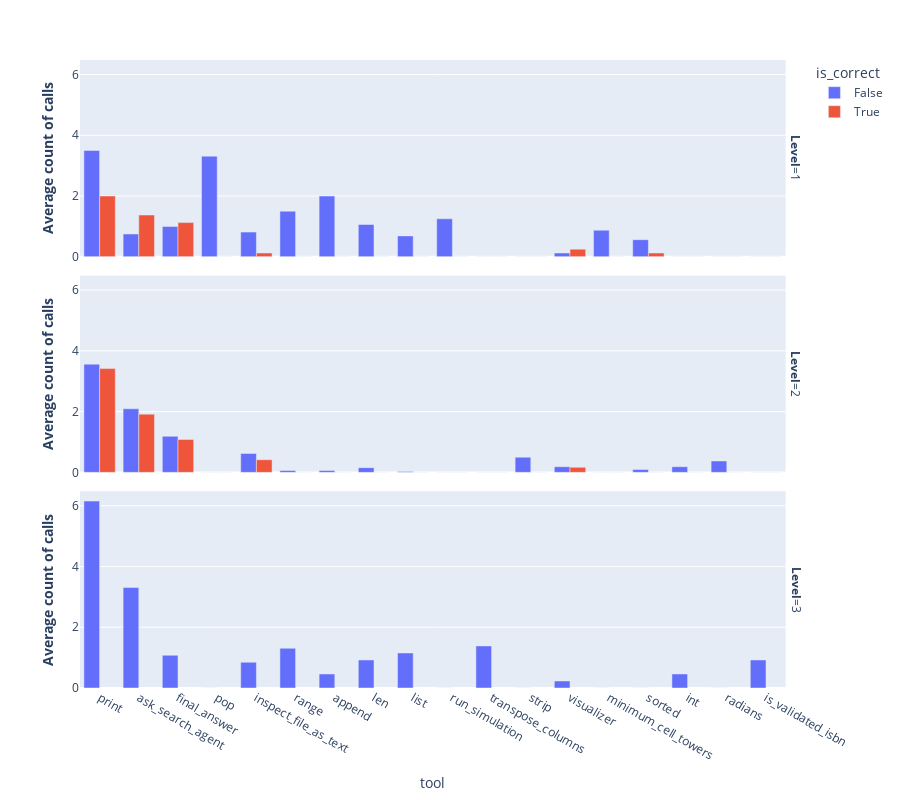

Notebook source saved alongside this figure:
### Code cell
import plotly.express as px

fig = px.bar(
    result_with_calls,
    x="tool",
    y="average_count",
    color="is_correct",
    facet_row="task",
    labels={
        "agent_name": "<b>Agent variant</b>",
        "task": "<b>Level</b>",
        "aggregate_score": "<b>Performance</b>",
        "eval_score_GPT4": "<b>Score</b>",
        "agent_type": "<b>Agent type</b>",
        "average_count": "<b>Average count of calls</b>",
    },
)
fig.update_layout(
    barmode="group",
    height=800,
    title="<b>" + "</b>",
)

### Figure 1 — Plotly figure (JSON) as saved in the notebook; plotly's stock layout.template omitted (floating-point values rounded to 4 significant figures)
{"data": [{"alignmentgroup": "True", "hovertemplate": "is_correct=False<br><b>Level</b>=1<br>tool=%{x}<br><b>Average count of calls</b>=%{y}<extra></extra>", "legendgroup": "False", "marker": {"color": "#636efa", "pattern": {"shape": ""}}, "name": "False", "offsetgroup": "False", "orientation": "v", "showlegend": true, "textposition": "auto", "type": "bar", "x": ["print", "ask_search_agent", "final_answer", "pop", "inspect_file_as_text", "range", "append", "len", "list", "run_simulation", "transpose_columns", "strip", "visualizer", "minimum_cell_towers", "sorted", "int", "radians", "is_validated_isbn"], "xaxis": "x3", "y": [3.5, 0.75, 1, 3.312, 0.8125, 1.5, 2, 1.062, 0.6875, 1.25, 0, 0, 0.125, 0.875, 0.5625, 0, 0, 0], "yaxis": "y3"}, {"alignmentgroup": "True", "hovertemplate": "is_correct=False<br><b>Level</b>=2<br>tool=%{x}<br><b>Average count of calls</b>=%{y}<extra></extra>", "legendgroup": "False", "marker": {"color": "#636efa", "pattern": {"shape": ""}}, "name": "False", "offsetgroup": "False", "orientation": "v", "showlegend": false, "textposition": "auto", "type": "bar", "x": ["print", "ask_search_agent", "final_answer", "pop", "inspect_file_as_text", "range", "append", "len", "list", "run_simulation", "transpose_columns", "strip", "visualizer", "minimum_cell_towers", "sorted", "int", "radians", "is_validated_isbn"], "xaxis": "x2", "y": [3.562, 2.094, 1.188, 0, 0.625, 0.0625, 0.0625, 0.1562, 0.03125, 0, 0, 0.5, 0.1875, 0, 0.09375, 0.1875, 0.375, 0], "yaxis": "y2"}, {"alignmentgroup": "True", "hovertemplate": "is_correct=False<br><b>Level</b>=3<br>tool=%{x}<br><b>Average count of calls</b>=%{y}<extra></extra>", "legendgroup": "False", "marker": {"color": "#636efa", "pattern": {"shape": ""}}, "name": "False", "offsetgroup": "False", "orientation": "v", "showlegend": false, "textposition": "auto", "type": "bar", "x": ["print", "ask_search_agent", "final_answer", "pop", "inspect_file_as_text", "range", "append", "len", "list", "run_simulation", "transpose_columns", "strip", "visualizer", "minimum_cell_towers", "sorted", "int", "radians", "is_validated_isbn"], "xaxis": "x", "y": [6.154, 3.308, 1.077, 0, 0.8462, 1.308, 0.4615, 0.9231, 1.154, 0, 1.385, 0, 0.2308, 0, 0, 0.4615, 0, 0.9231], "yaxis": "y"}, {"alignmentgroup": "True", "hovertemplate": "is_correct=True<br><b>Level</b>=1<br>tool=%{x}<br><b>Average count of calls</b>=%{y}<extra></extra>", "legendgroup": "True", "marker": {"color": "#EF553B", "pattern": {"shape": ""}}, "name": "True", "offsetgroup": "True", "orientation": "v", "showlegend": true, "textposition": "auto", "type": "bar", "x": ["print", "ask_search_agent", "final_answer", "pop", "inspect_file_as_text", "range", "append", "len", "list", "run_simulation", "transpose_columns", "strip", "visualizer", "minimum_cell_towers", "sorted", "int", "radians", "is_validated_isbn"], "xaxis": "x3", "y": [2, 1.375, 1.125, 0, 0.125, 0, 0, 0, 0, 0, 0, 0, 0.25, 0, 0.125, 0, 0, 0], "yaxis": "y3"}, {"alignmentgroup": "True", "hovertemplate": "is_correct=True<br><b>Level</b>=2<br>tool=%{x}<br><b>Average count of calls</b>=%{y}<extra></extra>", "legendgroup": "True", "marker": {"color": "#EF553B", "pattern": {"shape": ""}}, "name": "True", "offsetgroup": "True", "orientation": "v", "showlegend": false, "textposition": "auto", "type": "bar", "x": ["print", "ask_search_agent", "final_answer", "pop", "inspect_file_as_text", "range", "append", "len", "list", "run_simulation", "transpose_columns", "strip", "visualizer", "minimum_cell_towers", "sorted", "int", "radians", "is_validated_isbn"], "xaxis": "x2", "y": [3.417, 1.917, 1.083, 0, 0.4167, 0, 0, 0, 0, 0, 0, 0, 0.1667, 0, 0, 0, 0, 0], "yaxis": "y2"}], "layout": {"annotations": [{"font": {}, "showarrow": false, "text": "<b>Level</b>=3", "textangle": 90, "x": 0.98, "xanchor": "left", "xref": "paper", "y": 0.1567, "yanchor": "middle", "yref": "paper"}, {"font": {}, "showarrow": false, "text": "<b>Level</b>=2", "textangle": 90, "x": 0.98, "xanchor": "left", "xref": "paper", "y": 0.5, "yanchor": "middle", "yref": "paper"}, {"font": {}, "showarrow": false, "text": "<b>Level</b>=1", "textangle": 90, "x": 0.98, "xanchor": "left", "xref": "paper", "y": 0.8433, "yanchor": "middle", "yref": "paper"}], "barmode": "group", "height": 800, "legend": {"title": {"text": "is_correct"}, "tracegroupgap": 0}, "margin": {"t": 60}, "title": {"text": "<b></b>"}, "xaxis": {"anchor": "y", "domain": [0, 0.98], "title": {"text": "tool"}}, "xaxis2": {"anchor": "y2", "domain": [0, 0.98], "matches": "x", "showticklabels": false}, "xaxis3": {"anchor": "y3", "domain": [0, 0.98], "matches": "x", "showticklabels": false}, "yaxis": {"anchor": "x", "domain": [0, 0.3133], "title": {"text": "<b>Average count of calls</b>"}}, "yaxis2": {"anchor": "x2", "domain": [0.3433, 0.6567], "matches": "y", "title": {"text": "<b>Average count of calls</b>"}}, "yaxis3": {"anchor": "x3", "domain": [0.6867, 1.0], "matches": "y", "title": {"text": "<b>Average count of calls</b>"}}}}
